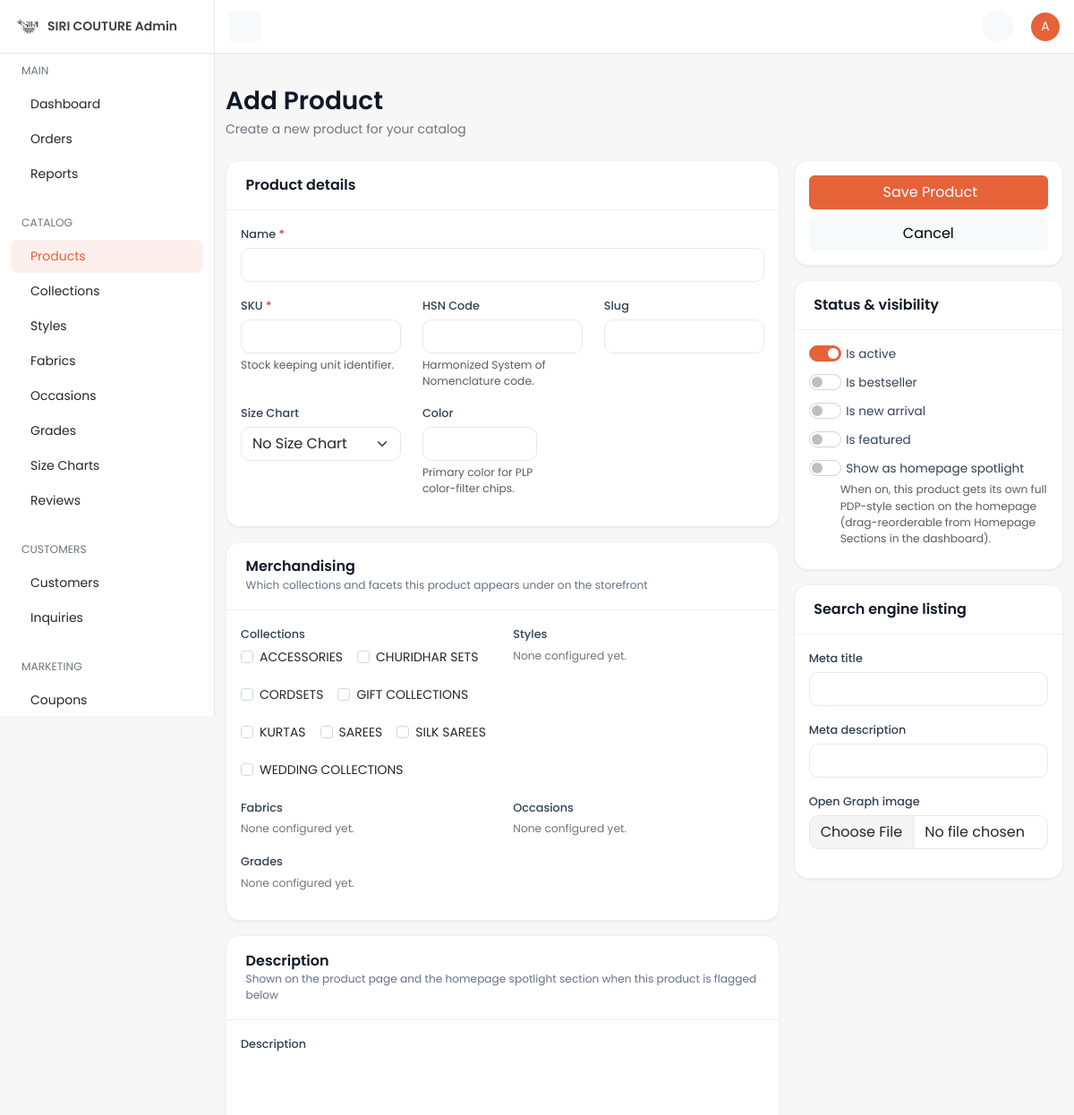
/dashboard/product/create/ (signed in, upper part), run on an earlier commit of the app's database.
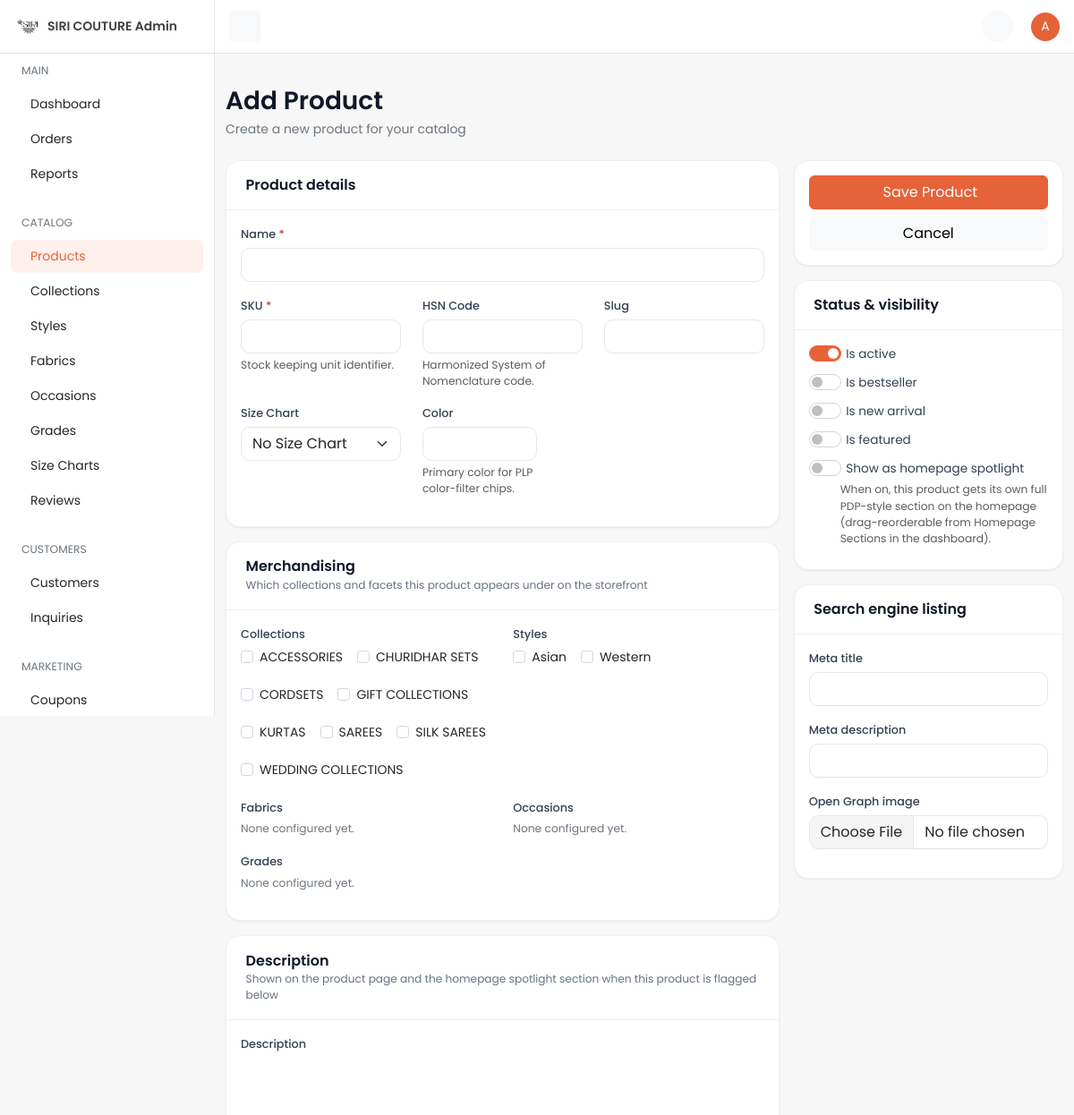
And on a later commit of the database.
### catalog/models.py (models this page shows)
class Style(TimeStampedModel):
    name = models.CharField(max_length=120, verbose_name="Name")
    slug = models.SlugField(max_length=120, unique=True, db_index=True, verbose_name="Slug")
    display_order = models.PositiveIntegerField(default=0, verbose_name="Display order")
    is_active = models.BooleanField(default=True, db_index=True, verbose_name="Is active")
    class Meta:
        verbose_name = "Style"
        verbose_name_plural = "Styles"
        ordering = ["display_order", "name"]
        indexes = [
            models.Index(fields=["is_active"], name="cat_style_is_active_idx"),
        ]
    def __str__(self) -> str:
        return self.name

### dashboard/views/catalog.py (the view)
# urls.py: path("product/create/", catalog.product_create, name="product-create"),
@dashboard_required
@require_http_methods(["GET", "POST"])
def product_create(request):
    return _render_product_form(request, None, "create")

### cart/selectors.py (called while the page is built, shortened)
def get_cart_for_request(*, request: HttpRequest) -> Optional[Cart]:
    if hasattr(request, _CART_CACHE_ATTR):
        return getattr(request, _CART_CACHE_ATTR)
    if not request.session.session_key:
        request.session.create()
    session_key = request.session.session_key
    cart = None
    if request.user.is_authenticated and hasattr(request.user, "customer_profile"):
        cart = (
            Cart.objects.filter(customer_profile=request.user.customer_profile)
            .select_related("currency")
            .first()
        )
    if cart is None and session_key:
        cart = (
            Cart.objects.filter(session_key=session_key)
            .select_related("currency")
            .first()
        )
    setattr(request, _CART_CACHE_ATTR, cart)
    return cart

def get_cart_item_count(*, cart: Cart | None) -> int:
    if cart is None:
        return 0
    total = CartItem.objects.filter(cart=cart).aggregate(total=Sum("quantity"))["total"]
    return int(total or 0)

def get_cart_count(*, request: HttpRequest) -> int:
    cart = get_cart_for_request(request=request)
    return get_cart_item_count(cart=cart)

### catalog/models.py (called while the page is built)
    def __str__(self) -> str:
        return self.name

### dashboard/templates/dashboard/catalog/product_form.html (shortened to what the changed rows need)
{% extends "dashboard/base.html" %}
{% block page_title %}{% if form_mode == "edit" %}Edit Product{% else %}Add Product{% endif %}{% endblock %}
{% block content %}
<form id="product-form" method="post" enctype="multipart/form-data" novalidate>
  <div class="row g-3">
    <div class="col-12 col-xl-8">
      <div class="card mb-3">
        <div class="card-body">
          <div class="row">
            <div class="col-md-6">{% include "dashboard/partials/_checkbox_group_field.html" with field=form.styles %}</div>
            <div class="col-md-6">{% include "dashboard/partials/_checkbox_group_field.html" with field=form.fabrics %}</div>
            <div class="col-md-6">{% include "dashboard/partials/_checkbox_group_field.html" with field=form.occasions %}</div>
            <div class="col-md-6">{% include "dashboard/partials/_checkbox_group_field.html" with field=form.grades %}</div>
          </div>
        </div>
      </div>
    </div>
  </div>
</form>
{% endblock %}

### dashboard/templates/dashboard/partials/_checkbox_group_field.html (shortened to what this page needs)
<div class="mb-3">
  <label class="form-label">{{ field.label }}</label>
  {% if field %}
  <div class="d-flex flex-wrap gap-3">
    {% for subwidget in field %}
    <div class="form-check">
      {{ subwidget.tag }}
      <label class="form-check-label" for="{{ subwidget.id_for_label }}">{{ subwidget.choice_label }}</label>
    </div>
    {% empty %}
    <span class="text-secondary small">None configured yet.</span>
    {% endfor %}
  </div>
  {% endif %}
</div>

What changed in the data, as far as the page shows it:
added Style: choice_label "Asian"
added Style: choice_label "Western"
Also different on the page:
text no longer shown: "None configured yet. None configured yet. None configured yet. None configured yet."
text now shown: "None configured yet. None configured yet. None configured yet."
